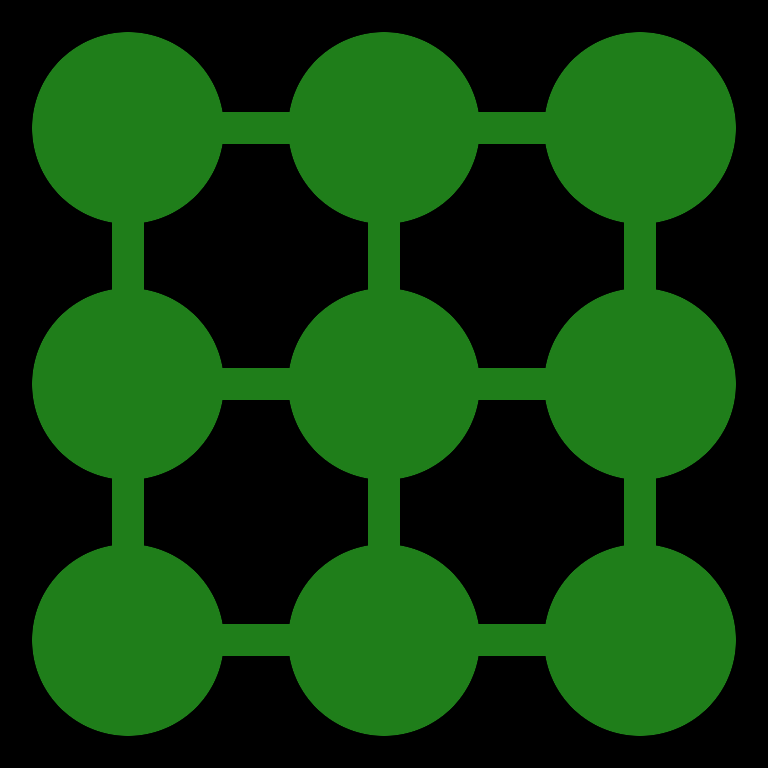

The image is a tile-based game level rendered from a .tmx file. Its description and source (layers, tilesets, objects; grid data summarised) follow:
An orthogonal 3x3 tile map with 256x256 px tiles, 1 tile layer (Tile Layer 1).

<map version="1.0" tiledversion="1.1.0" orientation="orthogonal" renderorder="right-down" width="3" height="3" tilewidth="256" tileheight="256" infinite="0" nextobjectid="1">
 <tileset firstgid="1" source="Tiles.tsx" />
 <layer name="Tile Layer 1" width="3" height="3">
  <data>[9 cells, 9 non-empty, 3 distinct tile ids]</data>
 </layer>
</map>